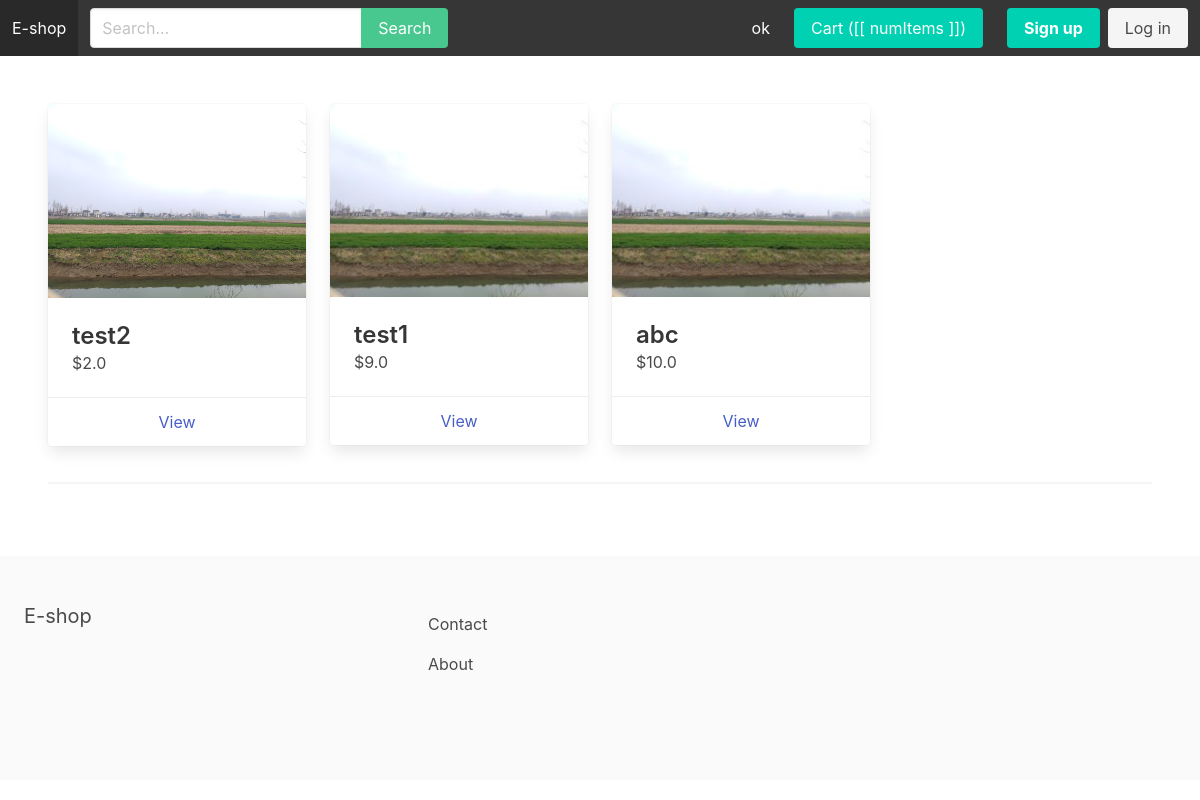
/, run on an earlier commit of the app's database.
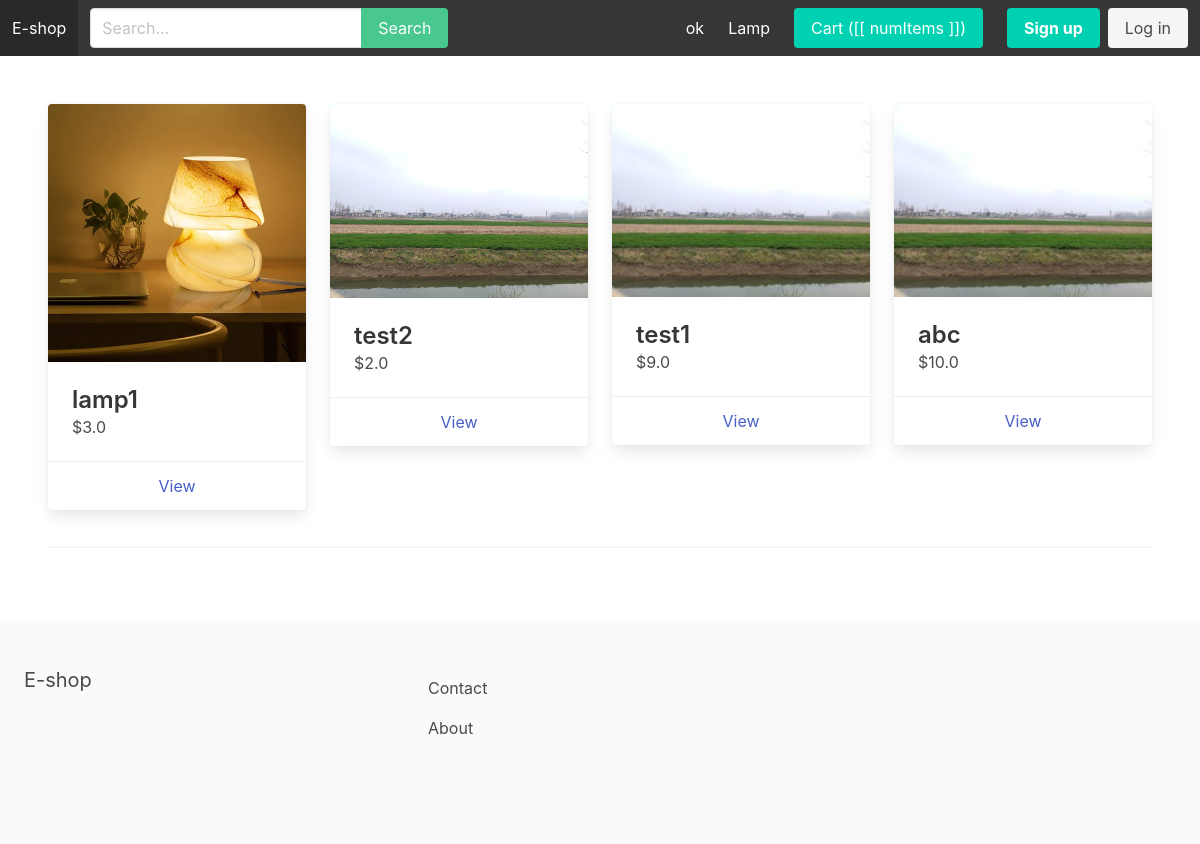
And on a later commit of the database.
### apps/store/models.py (models this page shows, shortened)
class Category(models.Model):
    title = models.CharField(max_length=255)
    slug = models.SlugField(max_length=255)
    ordering = models.IntegerField(default=0)
    class Meta:
        verbose_name_plural = 'Categories'
        ordering = ('ordering',)

class Product(models.Model):
    category = models.ForeignKey(Category, related_name='products', on_delete=models.CASCADE)
    title = models.CharField(max_length=255)
    slug = models.SlugField(max_length=255)
    description = models.TextField(blank=True, null=True)
    price = models.FloatField()
    num_available = models.IntegerField(default=1)
    num_visits = models.IntegerField(default=0)
    last_visit = models.DateTimeField(blank=True, null=True)
    image = models.ImageField(upload_to='uploads/', blank=True, null=True)
    thumbnail = models.ImageField(upload_to='uploads/', blank=True, null=True)
    date_added = models.DateTimeField(auto_now_add=True)
    class Meta:
        ordering = ('-date_added',)
    """def save(self, *args, **kwargs):
        self.thumbnail = self.make_thumbnail(self.image)

        super().save(*args, **kwargs)"""
    def get_thumbnail(self):
        if self.thumbnail:
            return self.thumbnail.url

### apps/core/views.py (the view)
# urls.py: path('', frontpage, name='frontpage'),
def frontpage(request):
    products = Product.objects.all()
    featured_categories = Category.objects.all()
    popular_products = Product.objects.all().order_by('-num_visits')[0:4]
    recently_viewed_products = Product.objects.all().order_by('-last_visit')[0:4]
    context = {
        'products': products,
        'featured_categories': featured_categories,
        'popular_products': popular_products,
        'recently_viewed_products': recently_viewed_products
    }
    return render(request, 'frontpage.html', context)

### apps/cart/cart.py (called while the page is built)
    def __iter__(self):
        product_ids = self.cart.keys()
        product_clean_ids = []
        for p in product_ids:
            product_clean_ids.append(p)
            self.cart[str(p)]['product'] = Product.objects.get(pk=p)
        for item in self.cart.values():
            item['total_price'] = float(item['price']) * int(item['quantity'])
            yield item

    def get_total_length(self):
        return sum(int(item['quantity']) for item in self.cart.values())

    def get_total_cost(self):
        return sum(float(item['total_price']) for item in self)

### apps/cart/context_processors.py (called while the page is built)
def cart(request):
    return {'cart': Cart(request)}

### apps/store/context_processors.py (called while the page is built)
def menu_categories(request):
    categories = Category.objects.all()
    return {'menu_categories': categories}

### apps/core/templates/frontpage.html (shortened to what this page needs)
{% extends 'base.html' %}
{% block content %}
    {% with products as list_products %}
        {% include 'parts/product_list.html' %}
    {% endwith %}
    <hr>
{% endblock %}

### apps/core/templates/base.html (shortened to what this page needs)
{% load static %}
<!DOCTYPE html>
<html>
	<head>
		<link rel="stylesheet" href="https://cdn.jsdelivr.net/npm/bulma@0.9.0/css/bulma.min.css">
		<link rel="stylesheet" href="{% static 'main.css' %}">
	</head>
	<body>
		<nav class="navbar is-dark" id="navbarapp">
			<div class="navbar-brand">
				<a class="navbar-item" href="{% url 'frontpage' %}">E-shop</a>
			</div>
			<div id="main-navbar" class="navbar-menu" :class="{ 'is-active': menuClass }">
				<div class="navbar-start">
					<div class="navbar-item">
						<form method="get" action="{% url 'search' %}">
							<div class="field has-addons">
								<div class="control">
									<input type="text" class="input" placeholder="Search..." name="query">
								</div>
								<div class="control">
									<button class="button is-success">Search</button>
								</div>
							</div>
						</form>
					</div>
				</div>
				<div class="navbar-end">
					{% for category in menu_categories %}
						{% if not category.children.all %}
                        	<a href="{% url 'category_detail' category.slug %}" class="navbar-item">{{ category.title }}</a>
						{% endif %}
					{% endfor %}
					<div class="navbar-item">
						<a href="{% url 'cart' %}" class="button is-primary">Cart ([[ numItems ]])</a>
					</div>
					{% if request.user.is_authenticated %}
						<div class="navbar-item">
							<a href="{% url 'myaccount' %}" class="button is-light">My account</a>
						</div>
					{% else %}
						<div class="navbar-item">
							<div class="buttons">
								<a href="{% url 'signup' %}" class="button is-primary"><strong>Sign up</strong></a>
								<a href="{% url 'login' %}" class="button is-light">Log in</a>
							</div>
						</div>
					{% endif %}
				</div>
			</div>
		</nav>
		<section class="section">
			{% block content %}
            {% endblock %}
		</section>
		<footer class="footer">
			<div class="columns">
				<div class="column is-4">
					<h2 class="subtitle">E-shop</h2>
				</div>
				<div class="column is-8">
					<a href="{% url 'contact' %}" class="navbar-item">Contact</a>
					<a href="{% url 'about' %}" class="navbar-item">About</a>
				</div>
			</div>
		</footer>
	</body>
</html>

### apps/store/templates/parts/product_list.html
<div class="columns is-multiline">
    {% for p in list_products %}
        <div class="column is-3">
            <div class="card">
                <div class="card-image">
                    <figure class="image">
                        <img src="{{ p.get_thumbnail }}">
                    </figure>
                </div>
                <div class="card-content">
                    <div class="media">
                        <div class="media-content">
                            <p class="title is-4">{{ p.title }}</p>
                            <p class="subtitle is-6">${{ p.price }}</p>
                        </div>
                    </div>
                </div>
                <footer class="card-footer">
                    <a href="{% url 'product_detail' p.category.slug p.slug %}" class="card-footer-item">View</a>
                </footer>
            </div>
        </div>
    {% endfor %}
</div>

What changed in the data, as far as the page shows it:
added Category: title "Lamp"
added Product: get_thumbnail (picture), title "lamp1", price "3.0"
